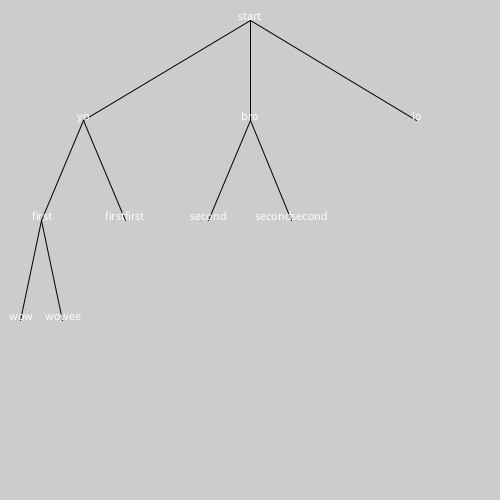
Frame 1 (no input)
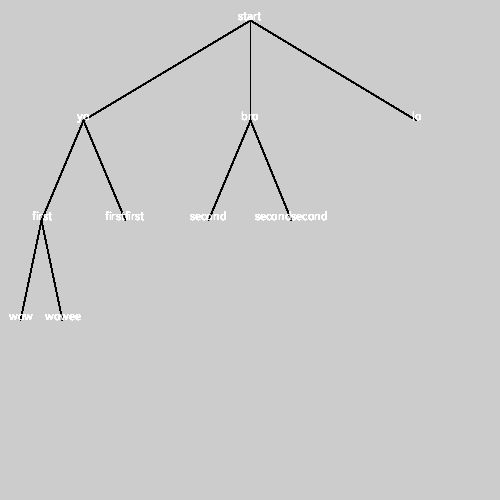
Frame 60 (the mouse pressed at the canvas centre just before this capture)
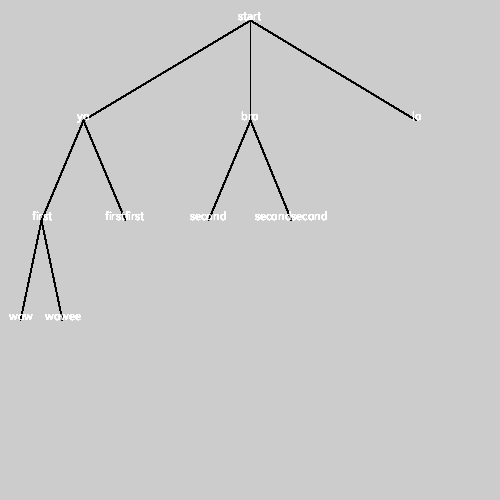
Frame 120 (the mouse held since frame 60 and released just before this capture)

The Processing sketch that drew these frames (run headless with seeded random() and noise(); from frame 60 on, the mouse is pressed at the canvas centre):

// Processing sketch: tree
// ── tree.pde
node tree = new node("start", 250,20 ,500,100);

void setup(){
  size(500,500);
  tree.addBranch("yo");
  tree.addBranch("bro");
  tree.addBranch("lo");
  tree.branches.get(1).addBranch("second");
  tree.branches.get(1).addBranch("secondsecond");
  tree.branches.get(0).addBranch("first");
  tree.branches.get(0).addBranch("firstfirst");
  tree.branches.get(0).branches.get(0).addBranch("wow");
  tree.branches.get(0).branches.get(0).addBranch("wowee");
}

void draw(){
  tree.draw();
}

// ── node.pde
class node{
  
  ArrayList<node> branches;
  node parent;
  String data;
  int numNodes;
  float w,x,y,step; 
  
  public node(String s, float x, float y, float w, float step){
    
    parent = null;
    
    this.w = w;
    this.x = x;
    this.y = y;
    data = s;
    this.step = step;
    
    branches = null;

  }
  
  void addBranch(String s){
    //create node
    node n = new node(s, x, y + step, w/numBranches(), step);
    parent = this;
    
    //check if node has branches
    if(branches == null){
      branches = new ArrayList<node>();
    }
    
    branches.add(n);
    
    //adjust spacing
    float startX = x - w/2 + w/(numBranches() * 2);
    float xStep = w/numBranches();
    
    for(int i = 0; i < numBranches(); i++){
      node current = branches.get(i);
      current.x = startX + xStep * i;
      current.w = xStep;
    }
  }
  
  int numBranches(){
    if(branches == null) return 1;
    return branches.size();
  }
  
  int numRealBranches(){
    int total = 0;
    if(branches == null) return 1;
    for(int i = 0; i < numBranches(); i++){
      node current = branches.get(i);
      if(current.branches != null)
        total++;
    }
    return total;
  }
  
  void draw(){
    
    //draw branches
    for(int i = 0; i < numBranches(); i++){
      if(branches != null){
        node current = branches.get(i);
        
        line(x,y,current.x, current.y);
        current.draw();
      }
    }
    
    //draw text
    textAlign(CENTER);
    text(data, x, y);
    
  }
  
}
